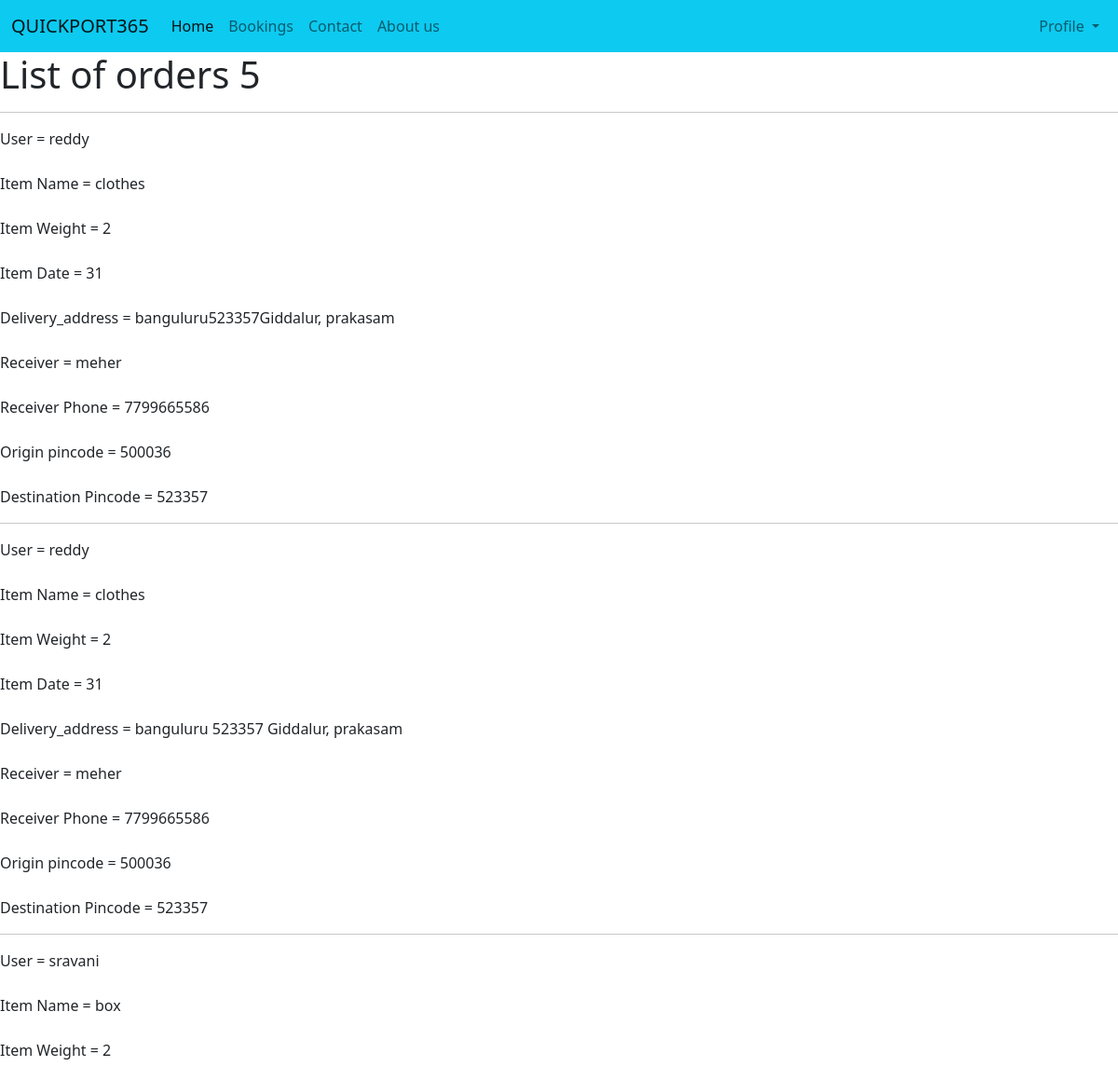
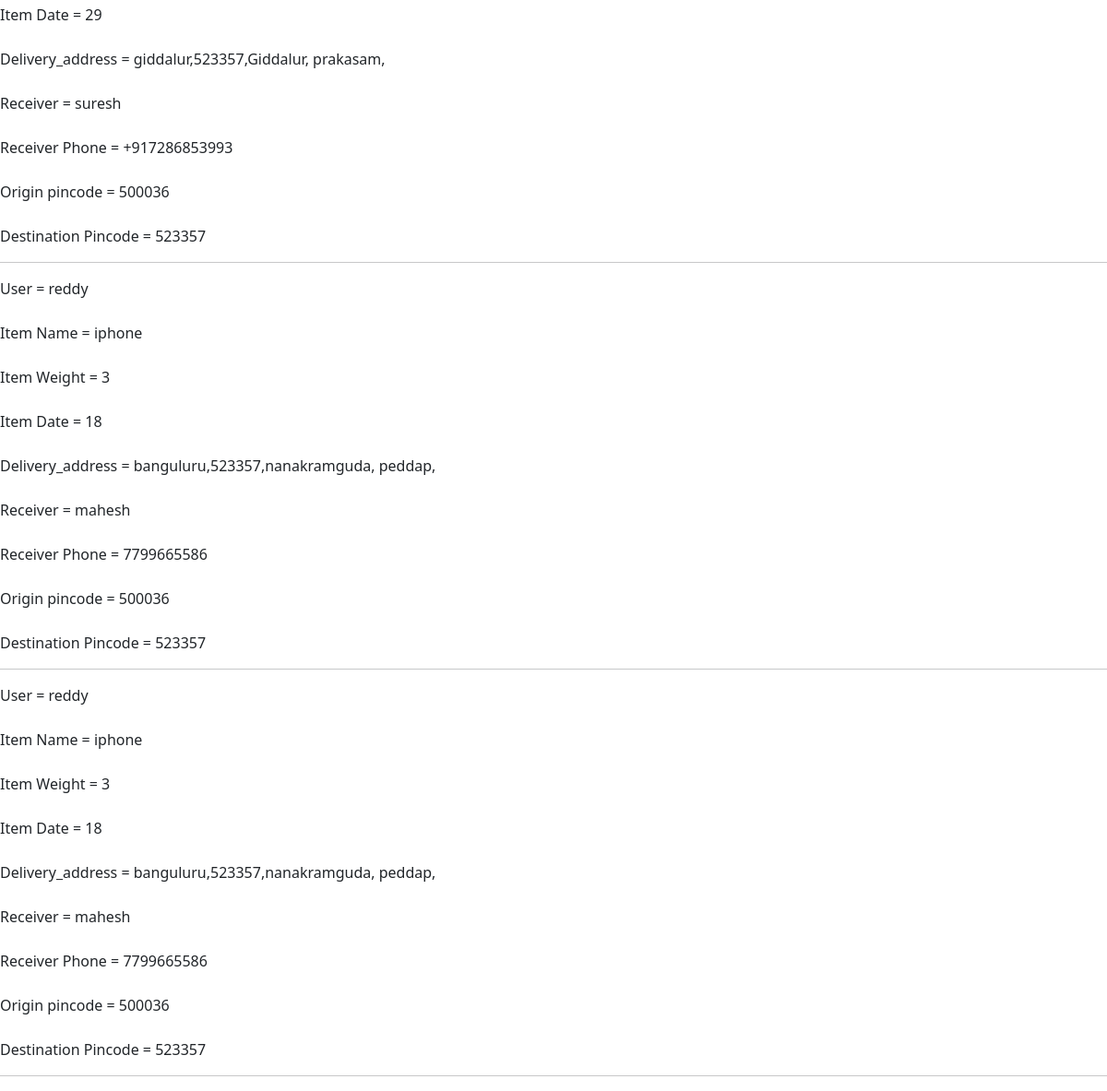
The page /orders_list on the database as committed earlier (2 pictures, top to bottom).
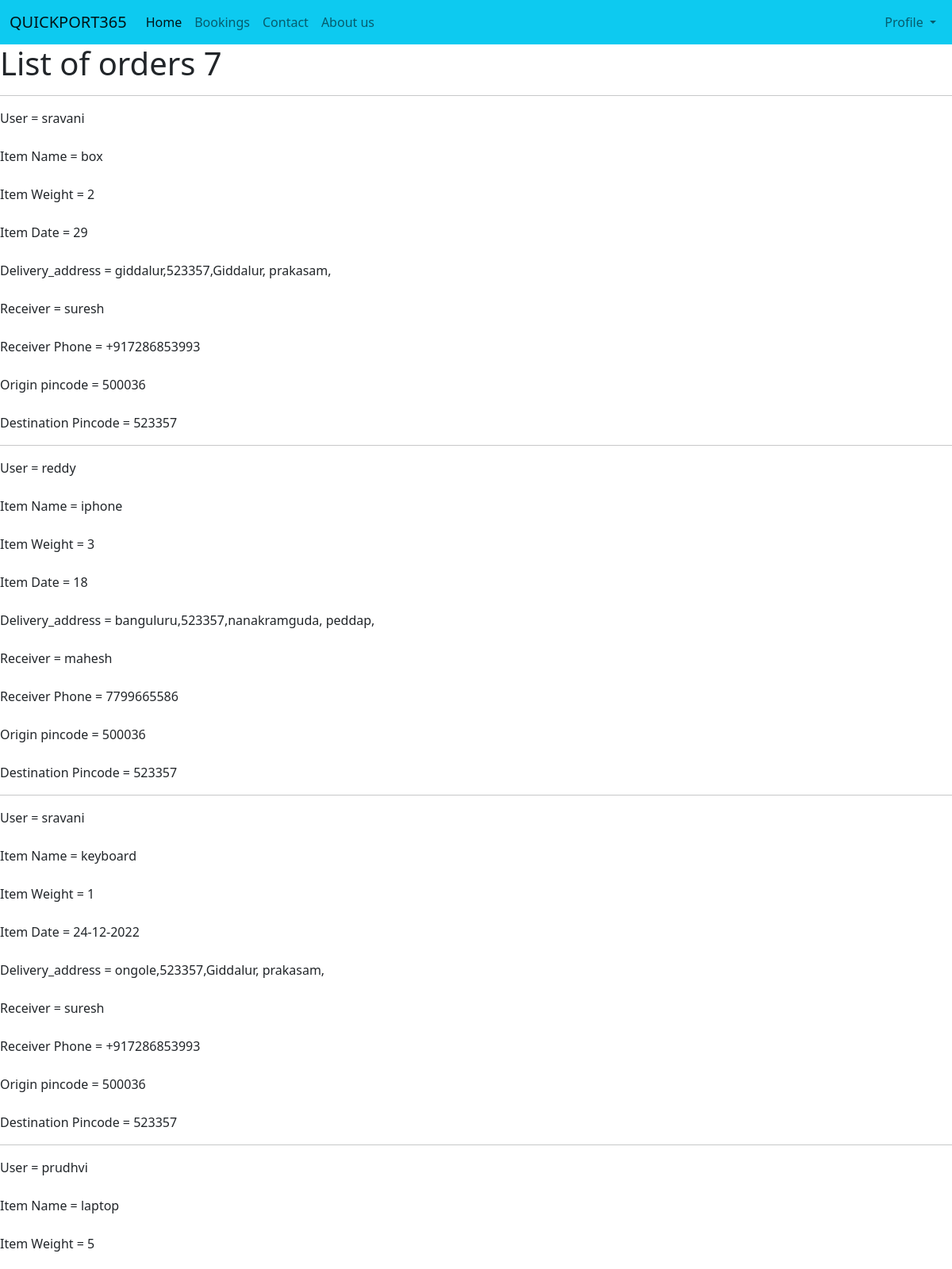
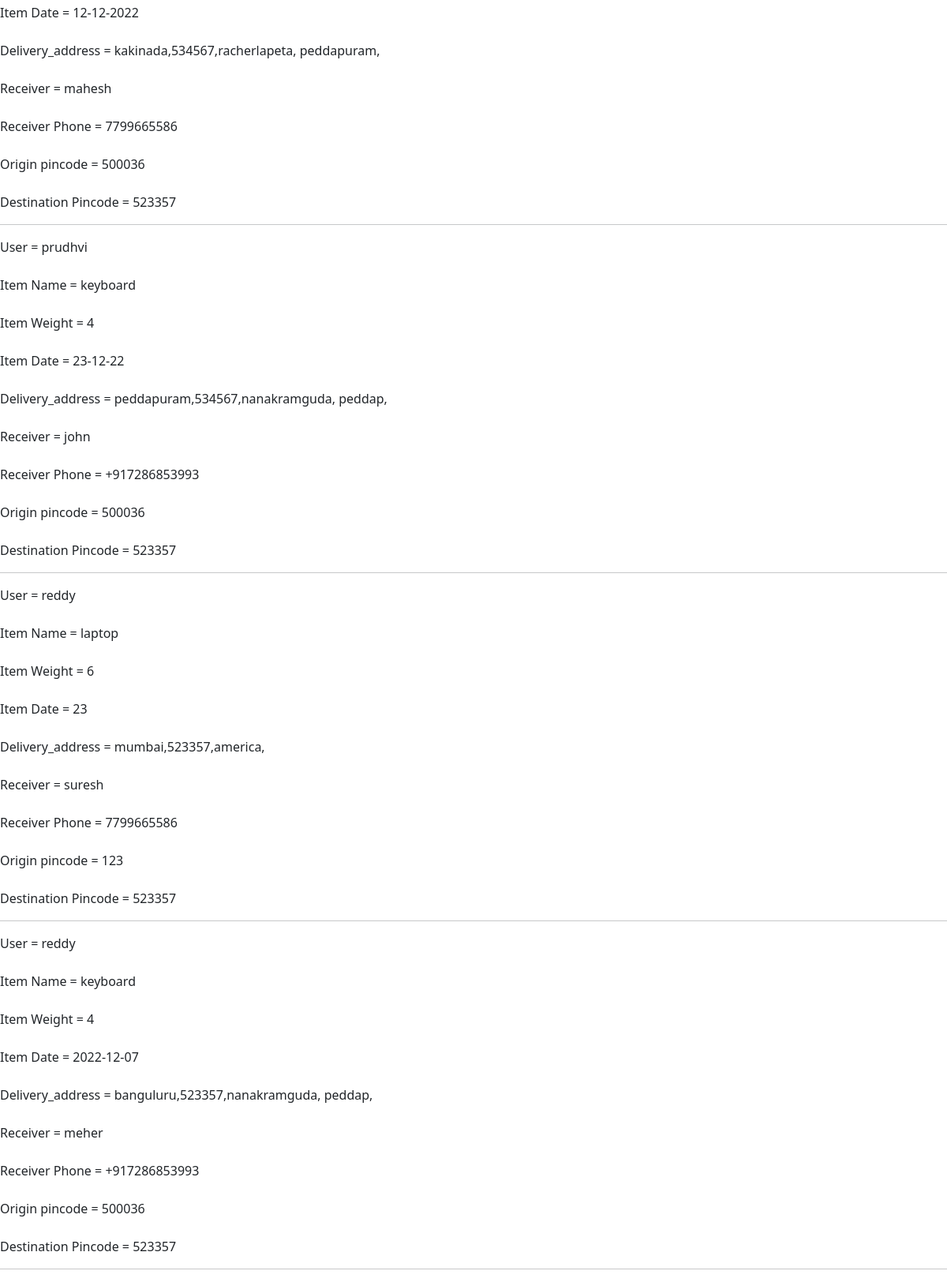
The same page on the database as committed later (2 pictures, top to bottom).
### tables this page shows
CREATE TABLE orderdetails (id INTEGER PRIMARY KEY AUTOINCREMENT, user text, itemname text, itemweight text,date text, receiver text, receiver_phone text, service text, price text, delivery_address text, originpin text destinationpin, destinationpin text);

### app.py (the view)
@app.route('/orders_list')
def orders_list():
    with sqlite3.connect('database.db') as con:
        con.row_factory = sqlite3.Row
        cur = con.execute('select * from orderdetails')
        rows = cur.fetchall()
        for i in rows:
            print(i)
    superuser = session.get('superuser')
    return render_template('orders_list.html', rows=rows, total=len(rows), superuser=superuser)

### templates/orders_list.html (shortened to what this page needs)
{% extends 'base.html' %}
{% block content %}
<head>
</head>
<body>
<h1>List of orders {{total}}</h1><hr>
{% for order in rows %}
User = {{order.user}}<br><br>
Item Name = {{order.itemname}}<br><br>
Item Weight = {{order.itemweight}}<br><br>
Item Date = {{order.date}}<br><br>
Delivery_address = {{order.delivery_address}}<br><br>
Receiver = {{order.receiver}}<br><br>
Receiver Phone = {{order.receiver_phone}}<br><br>
Origin pincode = {{order.originpin}}<br><br>
Destination Pincode = {{order.destinationpin}}
<hr>
{% endfor %}
</body>
</html>
{% endblock %}

### templates/base.html (shortened to what this page needs)
<head>
    <link href="https://cdn.jsdelivr.net/npm/bootstrap@5.2.3/dist/css/bootstrap.min.css" rel="stylesheet"
>
</head>
<body>
<nav class="navbar navbar-expand-lg bg-info">
    <div class="container-fluid">
        <a class="navbar-brand" href="/">QUICKPORT365</a>
        <div class="collapse navbar-collapse" id="navbarNavDropdown">
            <ul class="navbar-nav">
                {% if not superuser %}
                <li class="nav-item">
                    <a class="nav-link active" aria-current="page" href="/">Home</a>
                </li>
                <li class="nav-item">
                    <a class="nav-link" href="/bookings">Bookings</a>
                </li>
                <li class="nav-item">
                    <a class="nav-link" href="/contact">Contact</a>
                </li>
                 <li class="nav-item">
                    <a class="nav-link" href="/about">About us</a>
                </li>
                {% endif %}
            </ul>
        </div>
        <ul class="nav navbar-nav navbar-right">
            {% if user==None %}
            </li>
            <a class="nav-link " href="/register">Signup</a></li>
            </li>
            <a class="nav-link" href="/login">Login</a></li>
            {% else %}
            <li class="nav-item dropdown">
                <a class="nav-link dropdown-toggle" href="#" role="button" data-bs-toggle="dropdown"
                   aria-expanded="false">
                    Profile
                </a>
                {% endif %}
        </ul>
    </div>
</nav>
</body>
</html>
{% block content %}
{% endblock %}

Rows that differ between the two databases and show on the page:
removed orderdetails: user "reddy", itemname "clothes", itemweight "2", date "31", delivery_address "banguluru523357Giddalur, prakasam", receiver "meher", receiver_phone "7799665586", originpin "500036", destinationpin "523357"
removed orderdetails: user "reddy", itemname "clothes", itemweight "2", date "31", delivery_address "banguluru 523357 Giddalur, prakasam", receiver "meher", receiver_phone "7799665586", originpin "500036", destinationpin "523357"
removed orderdetails: user "reddy", itemname "iphone", itemweight "3", date "18", delivery_address "banguluru,523357,nanakramguda, peddap,", receiver "mahesh", receiver_phone "7799665586", originpin "500036", destinationpin "523357"
added orderdetails: user "sravani", itemname "keyboard", itemweight "1", date "24-12-2022", delivery_address "ongole,523357,Giddalur, prakasam,", receiver "suresh", receiver_phone "+917286853993", originpin "500036", destinationpin "523357"
added orderdetails: user "prudhvi", itemname "laptop", itemweight "5", date "12-12-2022", delivery_address "kakinada,534567,racherlapeta, peddapuram,", receiver "mahesh", receiver_phone "7799665586", originpin "500036", destinationpin "523357"
added orderdetails: user "prudhvi", itemname "keyboard", itemweight "4", date "23-12-22", delivery_address "peddapuram,534567,nanakramguda, peddap,", receiver "john", receiver_phone "+917286853993", originpin "500036", destinationpin "523357"
added orderdetails: user "reddy", itemname "laptop", itemweight "6", date "23", delivery_address "mumbai,523357,america,", receiver "suresh", receiver_phone "7799665586", originpin "123", destinationpin "523357"
added orderdetails: user "reddy", itemname "keyboard", itemweight "4", date "2022-12-07", delivery_address "banguluru,523357,nanakramguda, peddap,", receiver "meher", receiver_phone "+917286853993", originpin "500036", destinationpin "523357"
Other text that changed with them:
{{ total }}: "5" → "7"
